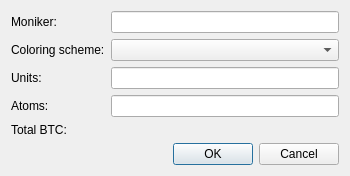
<?xml version="1.0" encoding="UTF-8"?>
<ui version="4.0">
 <class>Dialog</class>
 <widget class="QDialog" name="Dialog">
  <property name="geometry">
   <rect>
    <x>0</x>
    <y>0</y>
    <width>350</width>
    <height>166</height>
   </rect>
  </property>
  <property name="windowTitle">
   <string>Issue new asset</string>
  </property>
  <layout class="QFormLayout" name="formLayout">
   <property name="fieldGrowthPolicy">
    <enum>QFormLayout::ExpandingFieldsGrow</enum>
   </property>
   <item row="0" column="0">
    <widget class="QLabel" name="label">
     <property name="text">
      <string>Moniker:</string>
     </property>
    </widget>
   </item>
   <item row="0" column="1">
    <widget class="QLineEdit" name="edtMoniker"/>
   </item>
   <item row="1" column="0">
    <widget class="QLabel" name="label_2">
     <property name="text">
      <string>Coloring scheme:</string>
     </property>
    </widget>
   </item>
   <item row="1" column="1">
    <widget class="QComboBox" name="cbScheme">
     <property name="sizePolicy">
      <sizepolicy hsizetype="Expanding" vsizetype="Fixed">
       <horstretch>0</horstretch>
       <verstretch>0</verstretch>
      </sizepolicy>
     </property>
    </widget>
   </item>
   <item row="2" column="0">
    <widget class="QLabel" name="label_3">
     <property name="text">
      <string>Units:</string>
     </property>
    </widget>
   </item>
   <item row="3" column="0">
    <widget class="QLabel" name="label_4">
     <property name="text">
      <string>Atoms:</string>
     </property>
    </widget>
   </item>
   <item row="3" column="1">
    <widget class="QLineEdit" name="edtAtoms"/>
   </item>
   <item row="2" column="1">
    <widget class="QLineEdit" name="edtUnits"/>
   </item>
   <item row="5" column="0" colspan="2">
    <widget class="QDialogButtonBox" name="buttonBox">
     <property name="standardButtons">
      <set>QDialogButtonBox::Cancel|QDialogButtonBox::Ok</set>
     </property>
    </widget>
   </item>
   <item row="4" column="0">
    <widget class="QLabel" name="label_5">
     <property name="text">
      <string>Total BTC:</string>
     </property>
    </widget>
   </item>
   <item row="4" column="1">
    <widget class="QLabel" name="lblTotalBTC">
     <property name="cursor">
      <cursorShape>IBeamCursor</cursorShape>
     </property>
     <property name="text">
      <string/>
     </property>
     <property name="textInteractionFlags">
      <set>Qt::LinksAccessibleByMouse|Qt::TextSelectableByKeyboard|Qt::TextSelectableByMouse</set>
     </property>
    </widget>
   </item>
  </layout>
 </widget>
 <tabstops>
  <tabstop>edtMoniker</tabstop>
  <tabstop>cbScheme</tabstop>
  <tabstop>edtUnits</tabstop>
  <tabstop>edtAtoms</tabstop>
  <tabstop>buttonBox</tabstop>
 </tabstops>
 <resources/>
 <connections>
  <connection>
   <sender>buttonBox</sender>
   <signal>accepted()</signal>
   <receiver>Dialog</receiver>
   <slot>accept()</slot>
   <hints>
    <hint type="sourcelabel">
     <x>174</x>
     <y>146</y>
    </hint>
    <hint type="destinationlabel">
     <x>174</x>
     <y>82</y>
    </hint>
   </hints>
  </connection>
  <connection>
   <sender>buttonBox</sender>
   <signal>rejected()</signal>
   <receiver>Dialog</receiver>
   <slot>reject()</slot>
   <hints>
    <hint type="sourcelabel">
     <x>174</x>
     <y>146</y>
    </hint>
    <hint type="destinationlabel">
     <x>174</x>
     <y>82</y>
    </hint>
   </hints>
  </connection>
 </connections>
</ui>
